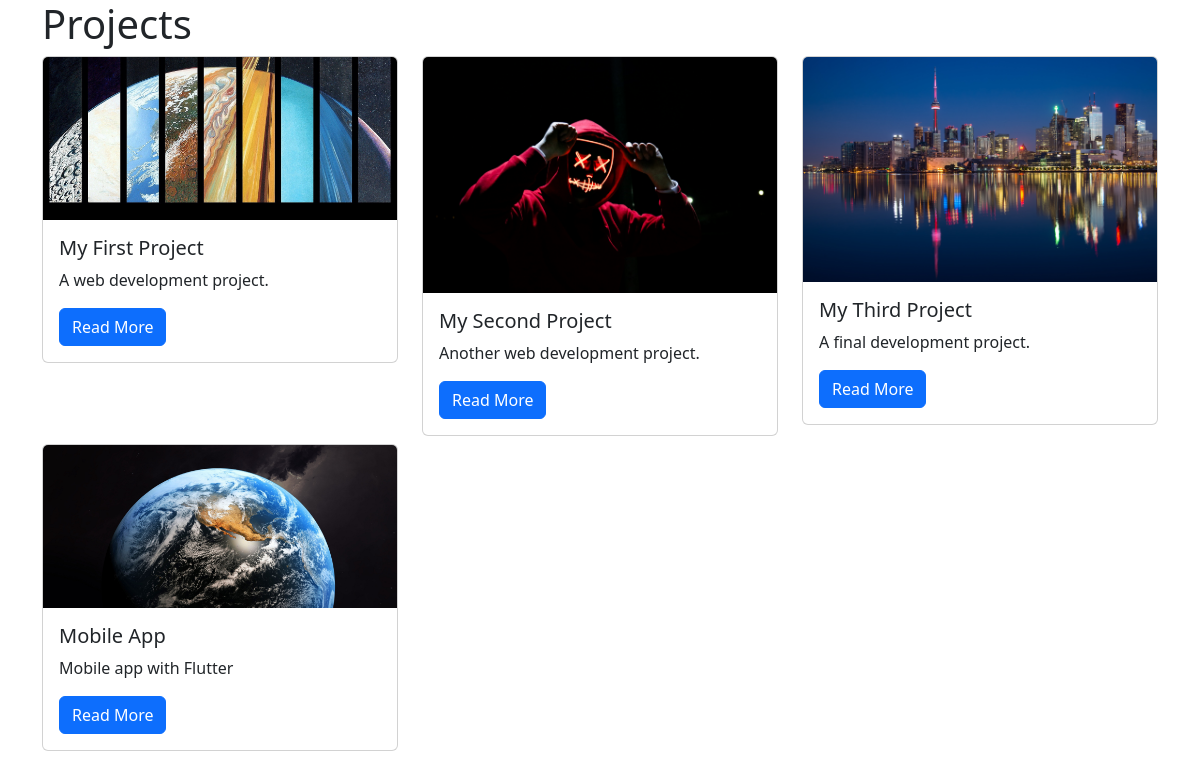
/projects/, run on the app's committed database.
### projects/models.py (models this page shows)
class Project(models.Model):
    title = models.CharField(max_length=100)
    description = models.TextField()
    technology = models.CharField(max_length=20)
    image = models.FileField(upload_to="project_images/", blank=True)

### projects/views.py (the view)
# urls.py: path("", views.project_index, name="project_index"),
def project_index(request):
    projects = Project.objects.all()
    context = {
        'projects': projects
    }
    return render(request, 'projects/project_index.html', context)

### projects/templates/projects/project_index.html
{% extends "base.html" %}
{% block page_content %}
<h1>Projects</h1>
<div class="row">
{% for project in projects %}
    <div class="col-md-4">
        <div class="card mb-2">
            {% if project.image %}
                <img class="card-img-top" src="{{ project.image.url }}">
            {% endif %}
            <div class="card-body">
                <h5 class="card-title">{{ project.title }}</h5>
                <p class="card-text">{{ project.description }}</p>
                <a href="{% url 'project_detail' project.pk %}"
                   class="btn btn-primary">
                    Read More
                </a>
            </div>
        </div>
    </div>
    {% endfor %}
</div>
{% endblock %}

### pages/templates/base.html (shortened to what this page needs)
<!DOCTYPE html>
<html lang="en">
<head>
    <link
        href="https://cdn.jsdelivr.net/npm/bootstrap@5.3.1/dist/css/bootstrap.min.css"
        rel="stylesheet"
    >
</head>
<body class="container">
{% block page_content %}{% endblock page_content %}
</body>
</html>

### data on the page
Project: image (picture), title "My First Project", description "A web development project."
Project: image (picture), title "My Second Project", description "Another web development project."
Project: image (picture), title "My Third Project", description "A final development project."
Project: image (picture), title "Mobile App", description "Mobile app with Flutter"
